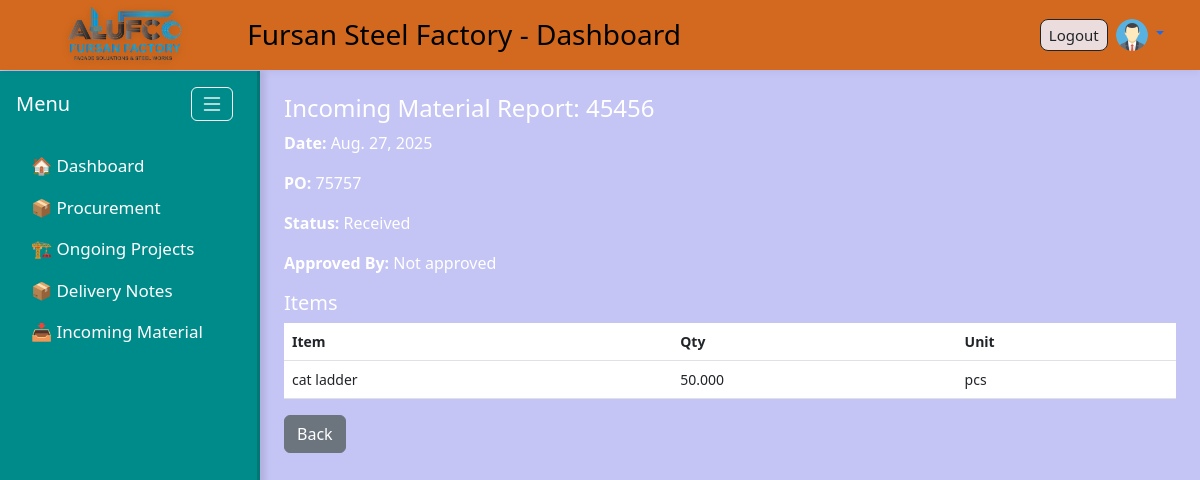
Before: /procurement/incoming-materials/1/ (signed in) with the older database file.
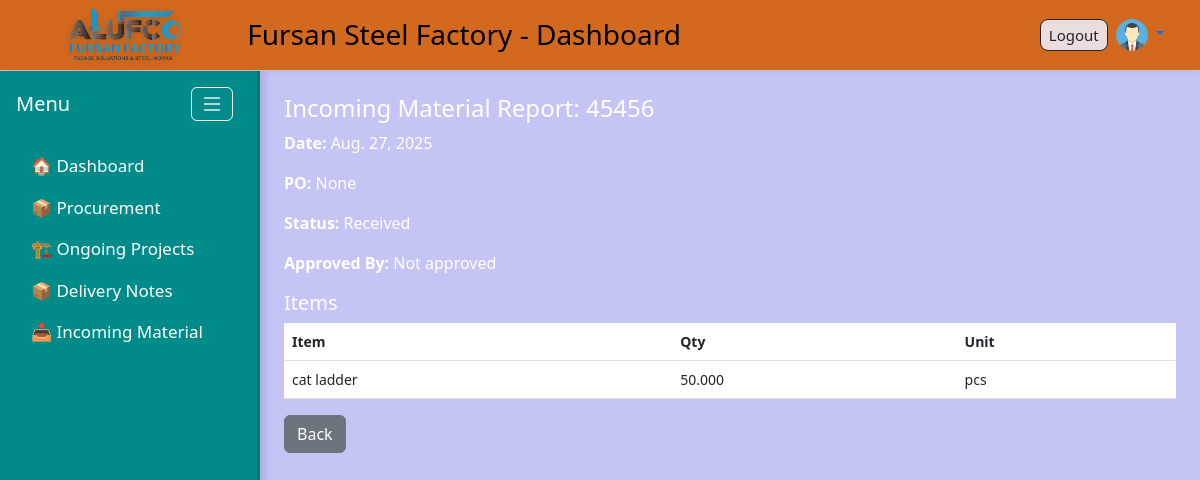
After: the same page with the newer database file.
### procurement/models.py (models this page shows, shortened)
class IncomingMaterialReport(models.Model):
    purchase_order = models.ForeignKey(PurchaseOrder, on_delete=models.SET_NULL, null=True, blank=True)
    date = models.DateField(auto_now_add=True)
    ref_no = models.CharField(max_length=150, unique=True)
    supplier_name = models.CharField(max_length=255, blank=True, null=True)
    status = models.CharField(max_length=20, choices=IM_STATUS, default='pending')
    notes = models.TextField(blank=True, null=True)
    approved_by = models.ForeignKey(
        "auth.User",
        on_delete=models.SET_NULL,
        null=True,
        blank=True,
        related_name="approved_reports"
    )

class PurchaseOrder(models.Model):
    po_number = models.CharField(max_length=50, unique=True, blank=True)  # auto-generated if blank
    supplier = models.ForeignKey(Supplier, on_delete=models.CASCADE)
    linked_prs = models.ManyToManyField(PurchaseRequest, blank=True)
    order_date = models.DateField(auto_now_add=True)
    expected_delivery = models.DateField(blank=True, null=True)
    status = models.CharField(max_length=20, choices=PO_STATUS, default='draft')
    notes = models.TextField(blank=True, null=True)
    received_request = models.BooleanField(default=False)  # user requested received
    received_approved_by = models.ForeignKey(
        settings.AUTH_USER_MODEL,
        null=True, blank=True,
        on_delete=models.SET_NULL,
        related_name='received_approved'
    )
    class Meta:
        ordering = ['-order_date']
    def __str__(self):
        return self.po_number or f"PO-{self.id}"

### procurement/views.py (the view)
# urls.py: path("incoming-materials/<int:pk>/", views.im_detail, name="im_detail"),
@login_required
def im_detail(request, pk):
    rpt = get_object_or_404(IncomingMaterialReport, pk=pk)
    return render(request, 'procurement/im_detail.html', {'report': rpt})

### procurement/templates/procurement/im_detail.html
{% extends 'base.html' %}
{% block content %}
<h4>Incoming Material Report: {{ report.ref_no }}</h4>
<p><b>Date:</b> {{ report.date }}</p>
<p><b>PO:</b> {{ report.purchase_order }}</p>
<p><b>Status:</b> {{ report.get_status_display }}</p>
<p><b>Approved By:</b> {% if report.approved_by %} {{ report.approved_by.username }} (Manager) {% else %} Not approved {% endif %}</p>
<h5>Items</h5>
<table class="table">
  <thead><tr><th>Item</th><th>Qty</th><th>Unit</th></tr></thead>
  <tbody>
    {% for item in report.items.all %}
    <tr>
      <td>{{ item.item_name }}</td>
      <td>{{ item.quantity }}</td>
      <td>{{ item.unit }}</td>
    </tr>
    {% endfor %}
  </tbody>
</table>
<a href="{% url 'im_list' %}" class="btn btn-secondary">Back</a>
{% endblock %}

Changed rows visible on the page:
changed IncomingMaterialReport "Received": purchase_order "75757" → "None"
